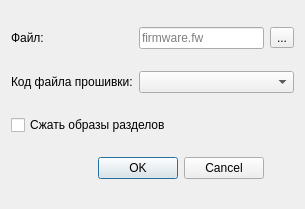
<?xml version="1.0" encoding="UTF-8"?>
<ui version="4.0">
 <class>fwsave</class>
 <widget class="QDialog" name="fwsave">
  <property name="geometry">
   <rect>
    <x>0</x>
    <y>0</y>
    <width>305</width>
    <height>209</height>
   </rect>
  </property>
  <property name="windowTitle">
   <string>Сохранение файла прошивки</string>
  </property>
  <layout class="QGridLayout" name="gridLayout">
   <item row="0" column="0">
    <widget class="QLabel" name="label_3">
     <property name="text">
      <string>Файл:</string>
     </property>
    </widget>
   </item>
   <item row="0" column="1" colspan="2">
    <widget class="QLineEdit" name="filename">
     <property name="readOnly">
      <bool>true</bool>
     </property>
     <property name="placeholderText">
      <string>firmware.fw</string>
     </property>
    </widget>
   </item>
   <item row="0" column="3">
    <widget class="QToolButton" name="fselector">
     <property name="text">
      <string>...</string>
     </property>
    </widget>
   </item>
   <item row="2" column="0" colspan="3">
    <widget class="QCheckBox" name="compressflag">
     <property name="text">
      <string>Сжать образы разделов</string>
     </property>
    </widget>
   </item>
   <item row="3" column="0" colspan="3">
    <widget class="QDialogButtonBox" name="buttonBox">
     <property name="orientation">
      <enum>Qt::Horizontal</enum>
     </property>
     <property name="standardButtons">
      <set>QDialogButtonBox::Cancel|QDialogButtonBox::Ok</set>
     </property>
    </widget>
   </item>
   <item row="1" column="1" colspan="3">
    <widget class="QComboBox" name="fcode"/>
   </item>
   <item row="1" column="0">
    <widget class="QLabel" name="label">
     <property name="text">
      <string>Код файла прошивки:</string>
     </property>
    </widget>
   </item>
  </layout>
 </widget>
 <resources/>
 <connections>
  <connection>
   <sender>buttonBox</sender>
   <signal>accepted()</signal>
   <receiver>fwsave</receiver>
   <slot>exec()</slot>
   <hints>
    <hint type="sourcelabel">
     <x>247</x>
     <y>159</y>
    </hint>
    <hint type="destinationlabel">
     <x>157</x>
     <y>208</y>
    </hint>
   </hints>
  </connection>
  <connection>
   <sender>buttonBox</sender>
   <signal>rejected()</signal>
   <receiver>fwsave</receiver>
   <slot>reject()</slot>
   <hints>
    <hint type="sourcelabel">
     <x>267</x>
     <y>159</y>
    </hint>
    <hint type="destinationlabel">
     <x>286</x>
     <y>208</y>
    </hint>
   </hints>
  </connection>
  <connection>
   <sender>fselector</sender>
   <signal>clicked()</signal>
   <receiver>fwsave</receiver>
   <slot>browse()</slot>
   <hints>
    <hint type="sourcelabel">
     <x>284</x>
     <y>36</y>
    </hint>
    <hint type="destinationlabel">
     <x>152</x>
     <y>104</y>
    </hint>
   </hints>
  </connection>
 </connections>
 <slots>
  <slot>browse()</slot>
 </slots>
</ui>
